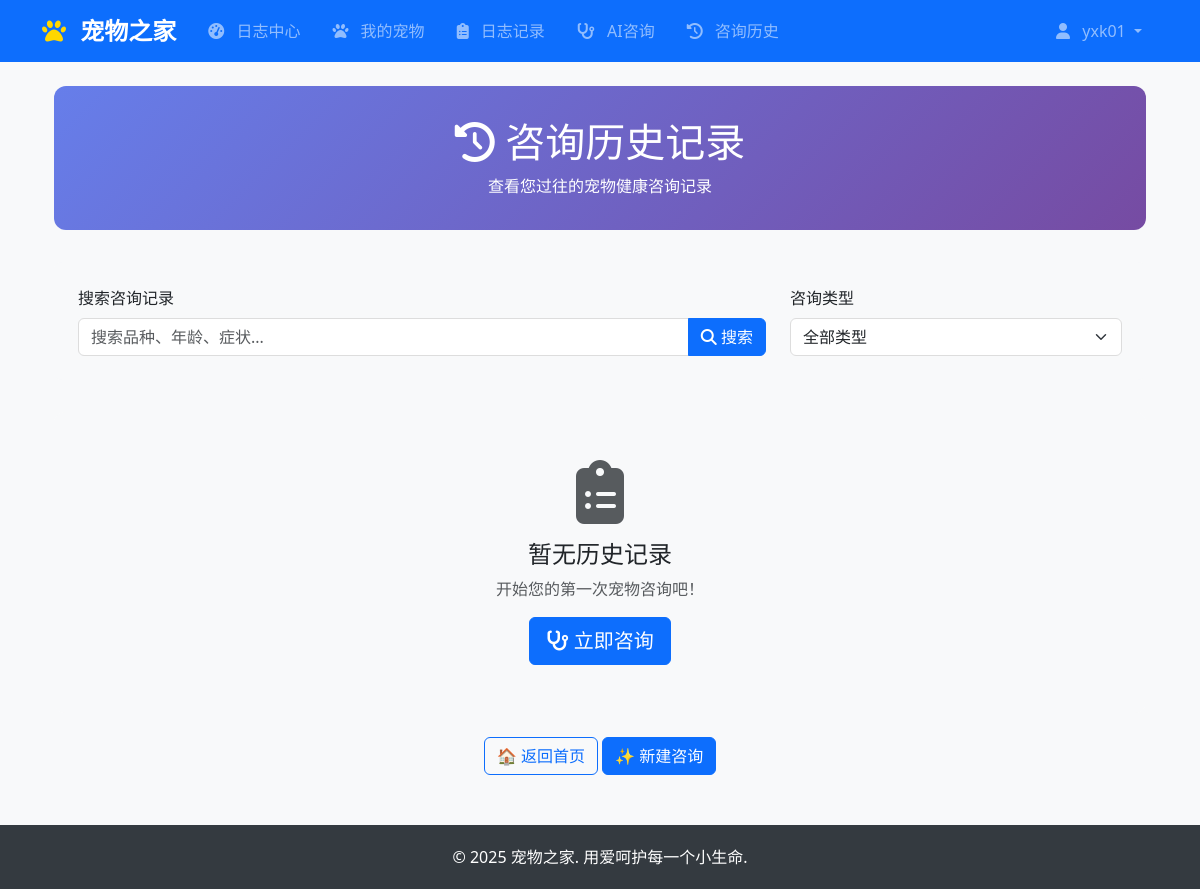
/consultations/history/ (signed in), run on an earlier commit of the app's database.
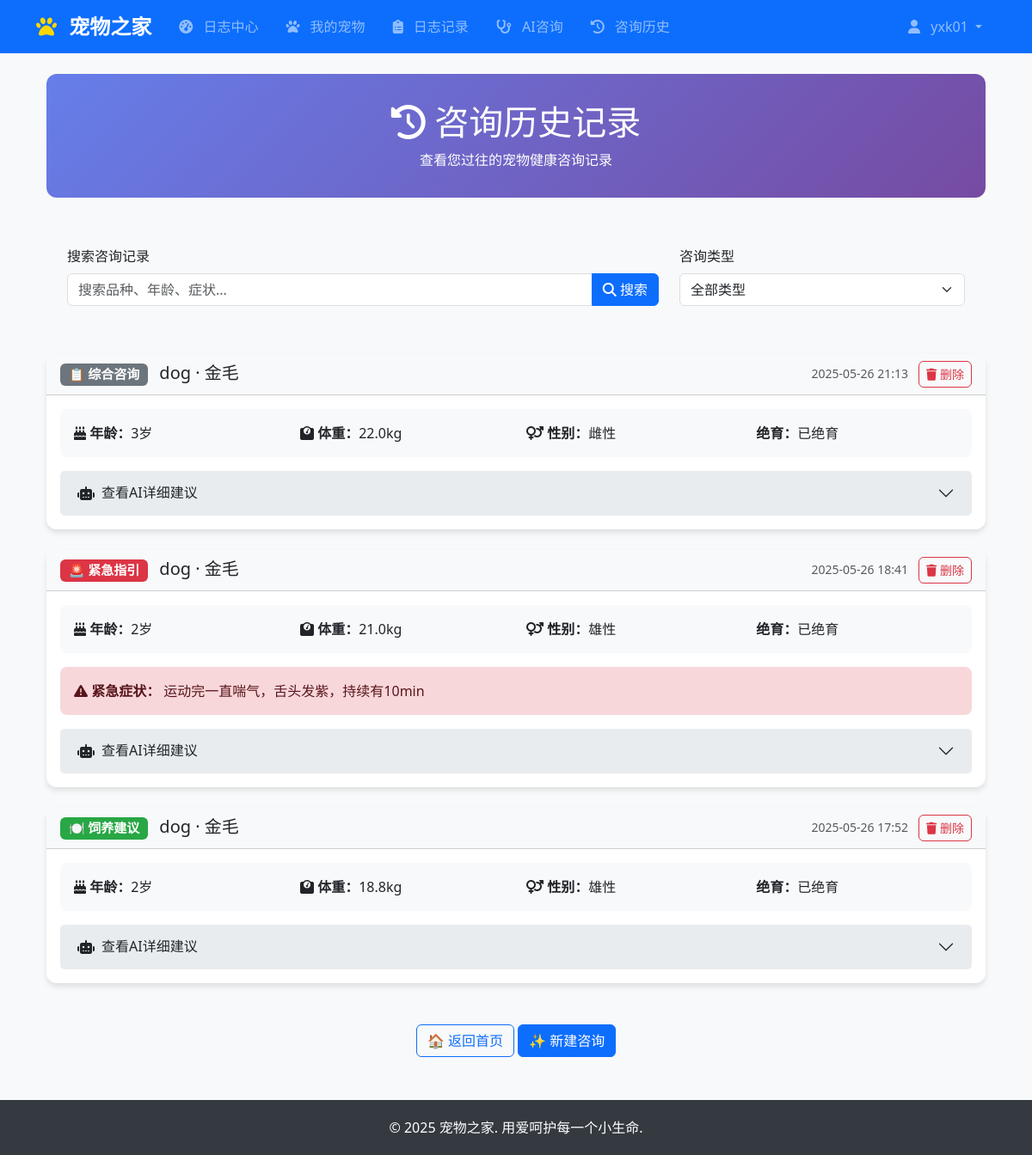
And on a later commit of the database.
### consultations/models.py (models this page shows, shortened)
class ConsultationHistory(TimeStampedModel):
    user = models.ForeignKey(
        settings.AUTH_USER_MODEL,
        on_delete=models.CASCADE,
        verbose_name="用户",
        related_name="consultation_histories"
    )
    pet = models.ForeignKey(
        Pet,
        on_delete=models.SET_NULL,
        null=True,
        blank=True,
        verbose_name="关联宠物",
        help_text="如果咨询是针对特定宠物的，可以关联宠物档案"
    )
    consult_type = models.CharField(
        max_length=20,
        choices=ConsultationChoices.CONSULT_TYPES,
        default='general',
        verbose_name="咨询类型"
    )
    pet_type = models.CharField(
        max_length=20,
        blank=True,
        verbose_name="宠物类型",
        help_text="当没有关联宠物档案时填写"
    )
    breed = models.CharField(
        max_length=100,
        blank=True,
        verbose_name="品种",
        help_text="当没有关联宠物档案时填写"
    )
    age = models.IntegerField(
        null=True,
        blank=True,
        verbose_name="年龄（月）",
        help_text="当没有关联宠物档案时填写，单位为月"
    )
    weight = models.FloatField(
        null=True,
        blank=True,
        verbose_name="体重（公斤）",
        help_text="当没有关联宠物档案时填写"
    )
    gender = models.CharField(
        max_length=10,
        choices=ConsultationChoices.GENDER_CHOICES,
        default='unknown',
        blank=True,
        verbose_name="性别",
        help_text="当没有关联宠物档案时填写"
    )
    is_neutered = models.CharField(
        max_length=10,
        choices=ConsultationChoices.NEUTERED_CHOICES,
        default='unknown',
        blank=True,
        verbose_name="绝育状态",
        help_text="当没有关联宠物档案时填写"
    )
    specific_question = models.TextField(
        blank=True,
        verbose_name="具体问题描述",
        help_text="详细描述您想咨询的问题"
    )
    emergency_symptoms = models.TextField(
        blank=True,
        verbose_name="紧急症状描述",
        help_text="如果是紧急情况，请详细描述症状"
    )
    additional_info = models.TextField(
        blank=True,
        verbose_name="补充信息",
        help_text="其他相关信息，如环境、饮食、行为变化等"
    )
    advice = models.TextField(
        verbose_name="AI建议",
        help_text="AI生成的建议和回复"
    )
    confidence_score = models.FloatField(
        null=True,
        blank=True,
        verbose_name="置信度分数",
        help_text="AI回复的置信度评分（0-1）"
    )
    user_rating = models.IntegerField(
        null=True,
        blank=True,
        choices=[(i, f"{i}星") for i in range(1, 6)],
        verbose_name="用户评分",
        help_text="用户对AI建议的评分（1-5星）"
    )
    user_feedback = models.TextField(
        blank=True,
        verbose_name="用户反馈",
        help_text="用户对AI建议的文字反馈"
    )
    session_id = models.CharField(
        max_length=100,
        blank=True,
        verbose_name="会话ID",
        help_text="用于关联同一次对话的多轮咨询"
    )
    ai_model_version = models.CharField(
        max_length=50,
        blank=True,
        verbose_name="AI模型版本",
        help_text="生成回复的AI模型版本"
    )
    processing_time = models.FloatField(
        null=True,
        blank=True,
        verbose_name="处理时间（秒）",
        help_text="AI处理请求所用的时间"
    )
    objects = ConsultationHistoryManager()
    class Meta:
        verbose_name = "AI咨询历史"
        verbose_name_plural = "AI咨询历史"
        ordering = ['-created_at']
        indexes = [
            models.Index(fields=['user', '-created_at']),
            models.Index(fields=['created_at']),
            models.Index(fields=['consult_type']),
            models.Index(fields=['session_id']),
            models.Index(fields=['pet']),
        ]

### consultations/views.py (the view, shortened to what this page needs)
# urls.py: path('history/', views.consultation_history_view, name='consultation_history'),
@login_required
def consultation_history_view(request):
    history_list = ConsultationHistory.objects.filter(user=request.user)
    query = request.GET.get('q')
    consult_type = request.GET.get('type')
    if consult_type:
        history_list = history_list.filter(consult_type=consult_type)
    paginator = Paginator(history_list, 5)  # 每页5条
    page_number = request.GET.get('page')
    page_obj = paginator.get_page(page_number)
    return render(request, 'consultations/consultation_history.html', {
        'page_obj': page_obj
    })

### consultations/templates/consultations/consultation_history.html (shortened to what the changed rows need)
{% extends "base.html" %}
{% block content %}
<div class="container mt-4">
    <div class="history-container">
        <div class="history-header">
            <h1><i class="fas fa-history"></i> 咨询历史记录</h1>
        </div>
        <div class="row">
            {% for record in page_obj %}
            <div class="col-12 mb-4">
                <div class="card consultation-card">
                    <div class="card-header bg-light">
                        <div class="row align-items-center">
                            <div class="col-md-8">                                <h5 class="mb-0">
                                    {% if record.consult_type == 'feeding' %}
                                        <span class="badge badge-feeding me-2">🍽️ 饲养建议</span>
                                    {% elif record.consult_type == 'vaccine' %}
                                        <span class="badge badge-vaccine me-2">💉 疫苗建议</span>
                                    {% elif record.consult_type == 'health' %}
                                        <span class="badge badge-health me-2">🏃‍♂️ 健康建议</span>
                                    {% elif record.consult_type == 'emergency' %}
                                        <span class="badge badge-emergency me-2">🚨 紧急指引</span>
                                    {% else %}
                                        <span class="badge badge-general me-2">📋 综合咨询</span>
                                    {% endif %}
                                    {{ record.pet_type }} · {{ record.breed }}
                                </h5>
                            </div>
                            <div class="col-md-4 text-end">
                                <small class="text-muted">{{ record.created_at|date:"Y-m-d H:i" }}</small>
                                <a href="{% url 'consultations:delete_consultation_history' record.pk %}"
                                   class="btn btn-sm btn-outline-danger ms-2"
                                   onclick="return confirm('确定要删除这条记录吗？')">
                                    <i class="fas fa-trash"></i> 删除
                                </a>
                            </div>
                        </div>
                    </div>
                    <div class="card-body">
                        <div class="pet-info-grid">
                            <div class="row">
                                <div class="col-md-3">
                                    <strong><i class="fas fa-birthday-cake"></i> 年龄：</strong>{{ record.age }}岁
                                </div>
                                <div class="col-md-3">
                                    <strong><i class="fas fa-weight"></i> 体重：</strong>{{ record.weight }}kg
                                </div>
                                <div class="col-md-3">
                                    <strong><i class="fas fa-venus-mars"></i> 性别：</strong>{{ record.get_gender_display }}
                                </div>
                                <div class="col-md-3">
                                    <strong> 绝育：</strong>{{ record.get_is_neutered_display }}
                                </div>
                            </div>
                        </div>
                        {% if record.emergency_symptoms %}
                        <div class="mb-3 alert alert-danger">
                            <strong><i class="fas fa-exclamation-triangle"></i> 紧急症状：</strong>
                            {{ record.emergency_symptoms|truncatechars:100 }}
                        </div>
                        {% endif %}
                        <div class="accordion" id="accordion{{ record.id }}">
                            <div class="accordion-item border-0">
                                <h2 class="accordion-header" id="heading{{ record.id }}">
                                    <button class="accordion-button collapsed" type="button"
                                            data-bs-toggle="collapse" data-bs-target="#collapse{{ record.id }}">
                                        <i class="fas fa-robot me-2"></i> 查看AI详细建议
                                    </button>
                                </h2>
                            </div>
                        </div>
                    </div>
                </div>
            </div>
            {% empty %}
            <div class="col-12">
                <div class="empty-state">
                    <i class="fas fa-clipboard-list fa-4x text-muted mb-3"></i>
                    <h4>暂无历史记录</h4>
                    <p class="text-muted">开始您的第一次宠物咨询吧！</p>
                    <a href="{% url 'consultations:pet_consult' %}" class="btn btn-primary btn-lg">
                        <i class="fas fa-stethoscope"></i> 立即咨询
                    </a>
                </div>
            </div>
            {% endfor %}
        </div>
        </div>
    </div>
{% endblock %}

What changed in the data, as far as the page shows it:
added ConsultationHistory: consult_type "📋 综合咨询", pet_type "dog", breed "金毛", created_at "2025-05-26 21:13", age "3", weight "22.0", gender "雌性", is_neutered "已绝育"
added ConsultationHistory: consult_type "🚨 紧急指引", pet_type "dog", breed "金毛", created_at "2025-05-26 18:41", age "2", weight "21.0", gender "雄性", is_neutered "已绝育", emergency_symptoms "运动完一直喘气，舌头发紫，持续有10min"
added ConsultationHistory: consult_type "🍽️ 饲养建议", pet_type "dog", breed "金毛", created_at "2025-05-26 17:52", age "2", weight "18.8", gender "雄性", is_neutered "已绝育"
Also different on the page:
text no longer shown: "暂无历史记录 开始您的第一次宠物咨询吧！ 立即咨询"
